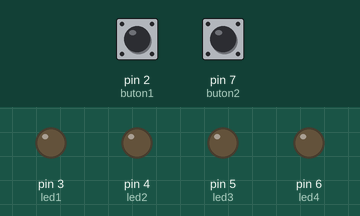
This sketch was run on a simulated Arduino Uno, built with avr-gcc and run on an emulated ATmega328P. Parts: output pins drawn as LEDs (lit = HIGH). Inputs (shaded band) come from the test bench; at power-on: pin 2 (buton1) LOW, pin 7 (buton2) LOW.

Above: at 1.2 s.
1.3 s: pin 2 (buton1) pulled HIGH for 0.15 s
At 1.6 s:
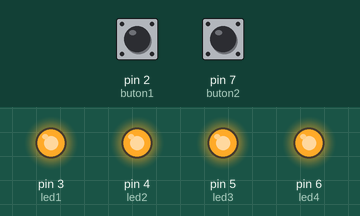
2.9 s: pin 7 (buton2) pulled HIGH for 0.15 s
At 4.0 s:
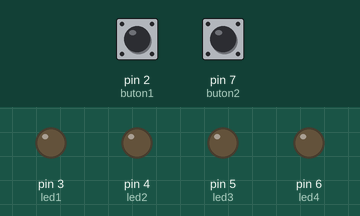
4.5 s: pin 2 (buton1) pulled HIGH for 1 s
At 5.2 s:
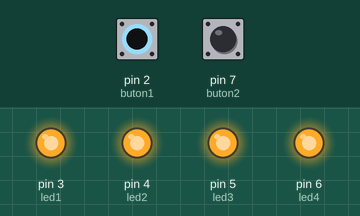
Timing chart, 0 to 7.5 s (numbered marks = the images above; inputs shaded):
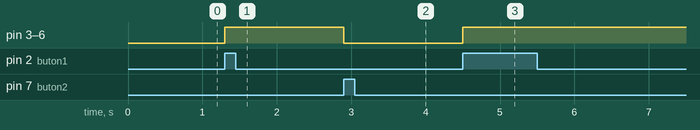

Measured:
- after the input at 1.3 s, pin 3 (led1), pin 4 (led2), pin 5 (led3), pin 6 (led4): LOW → HIGH at once
- after the input at 2.9 s, pin 3 (led1), pin 4 (led2), pin 5 (led3), pin 6 (led4): HIGH → LOW at once
- after the input at 4.5 s, pin 3 (led1), pin 4 (led2), pin 5 (led3), pin 6 (led4): LOW → HIGH at once

The sketch:

buton_ile_led_yakma_iki_buton.ino
```cpp
int buton1=2;
int led1=3;
int led2=4;
int led3=5;
int led4=6;
int buton2=7;
void setup() {

 pinMode(buton1,INPUT);
  pinMode(buton2,INPUT);
 pinMode(led1,OUTPUT);
 pinMode(led2,OUTPUT);
 pinMode(led3,OUTPUT);
 pinMode(led4,OUTPUT);


}

void loop() {

 if(digitalRead(buton1) == HIGH)
 {

    digitalWrite(led1,HIGH);
    digitalWrite(led2,HIGH);
    digitalWrite(led3,HIGH);
    digitalWrite(led4,HIGH);}

else  if(digitalRead(buton2) == HIGH)
{

      digitalWrite(led1,LOW);
    digitalWrite(led2,LOW);
    digitalWrite(led3,LOW);
    digitalWrite(led4,LOW);
}


}
```
